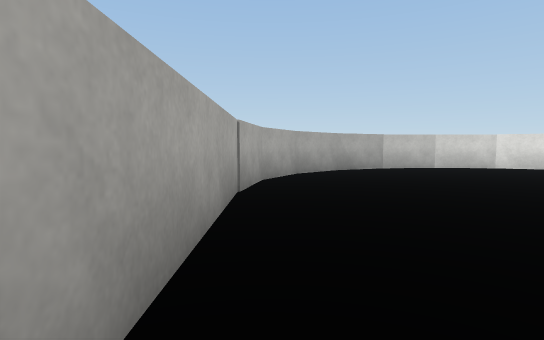
[1] (above)

23 first-person views from a walk through a Unity game level. The camera is 0.62 m above the floor, tilts 4° down and sees 80° across. The floor is counted in squares, 1 m on a side. Each view is taken from the middle of a square. On the plan, view 1 faces up. The plan holds only what a view shows up to about 10 squares ahead; the rest is blank. The place goes on beyond the plan. Surface patterns are stand-ins for the level's own textures.

[2]
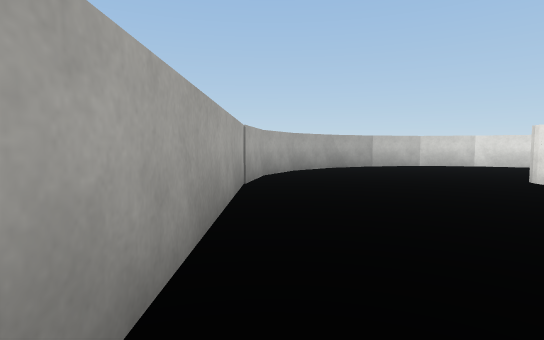

[3]
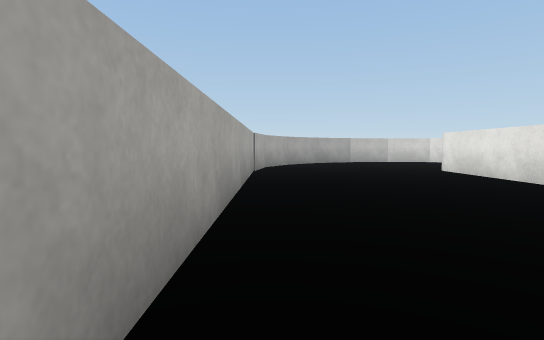

[4]
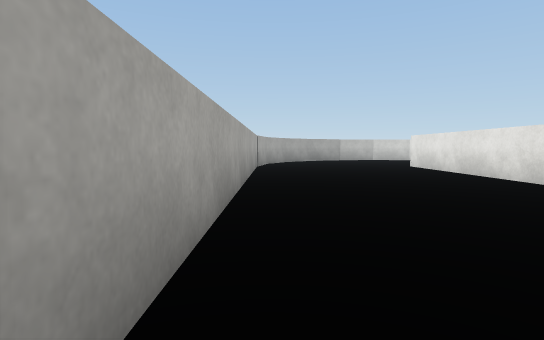

[5]
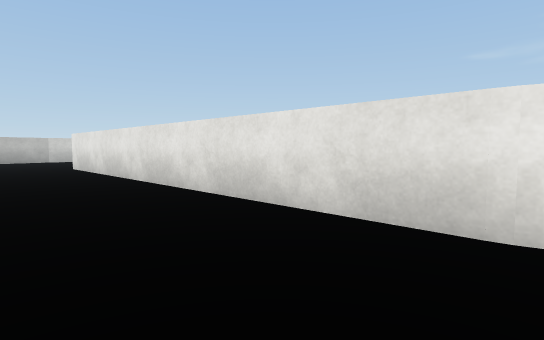

[6]
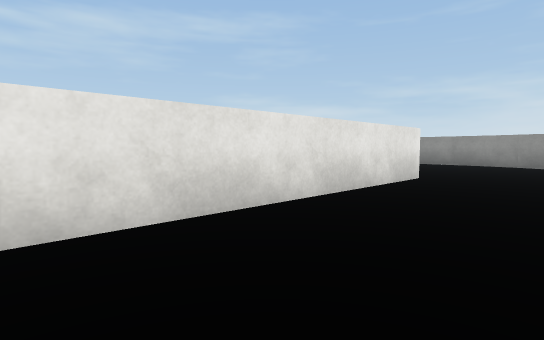

[7]
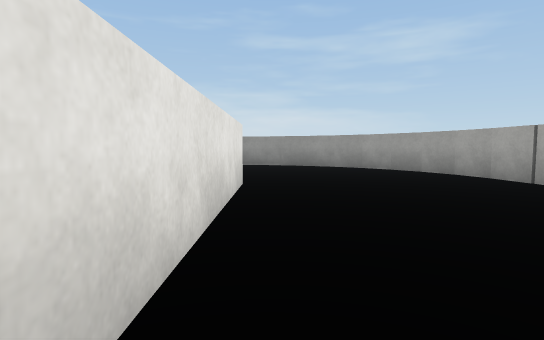

[8]
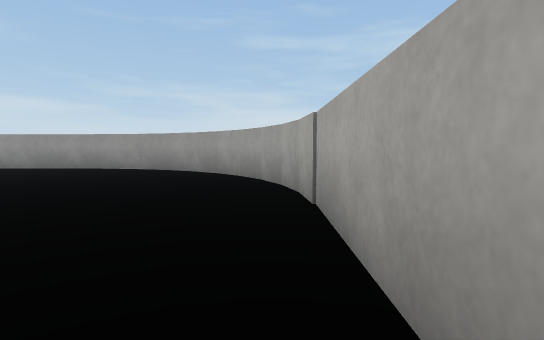

[9]
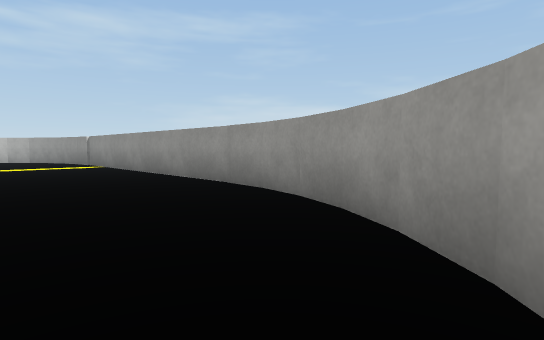

[10]
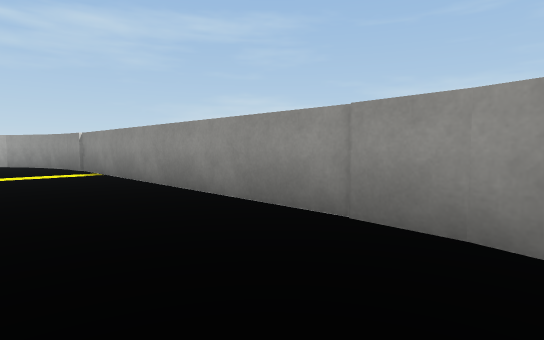

[11]
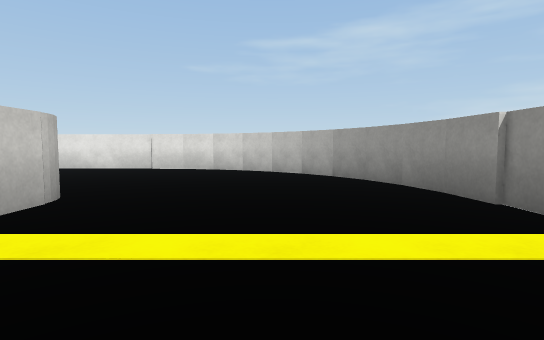

[12]
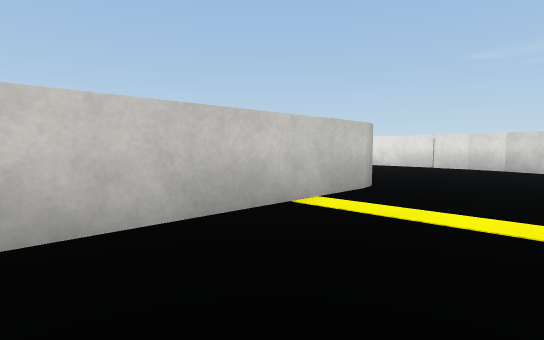

[13]
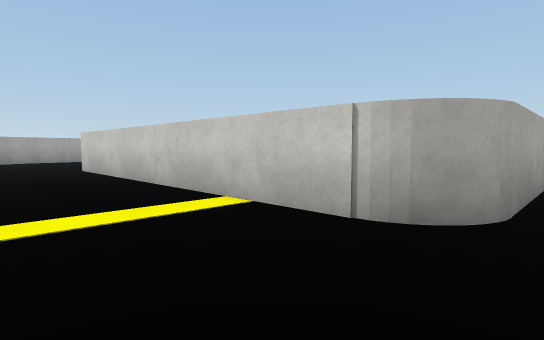

[14]
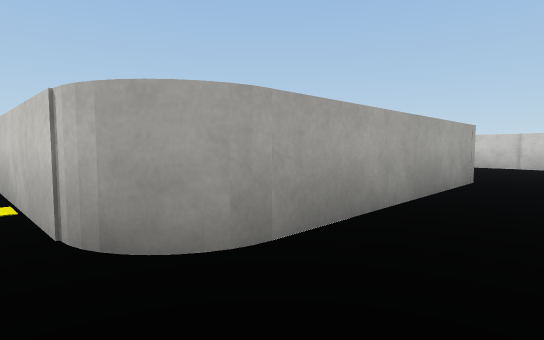

[15]
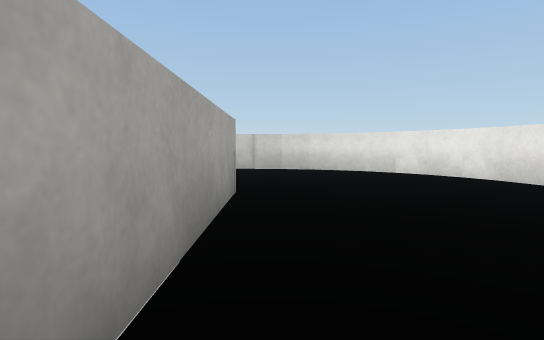

[16]
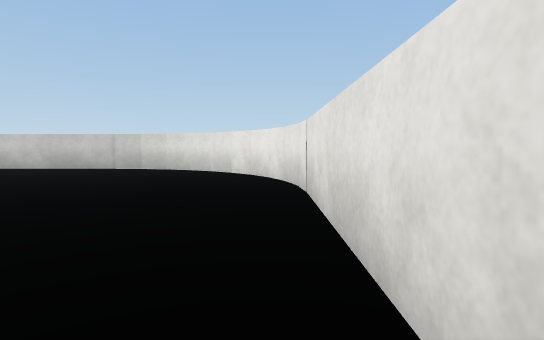

[17]
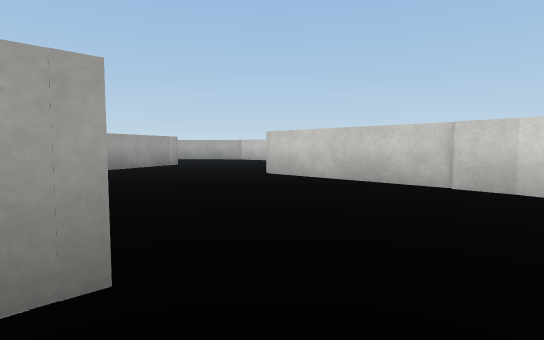

[18]
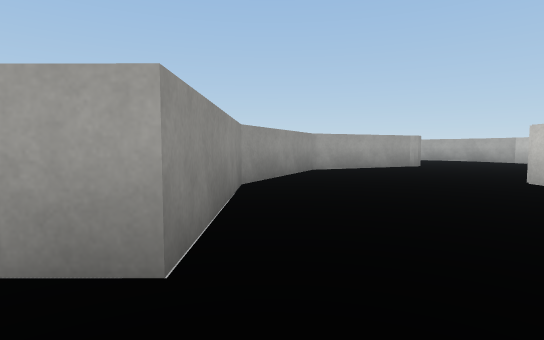

[19]
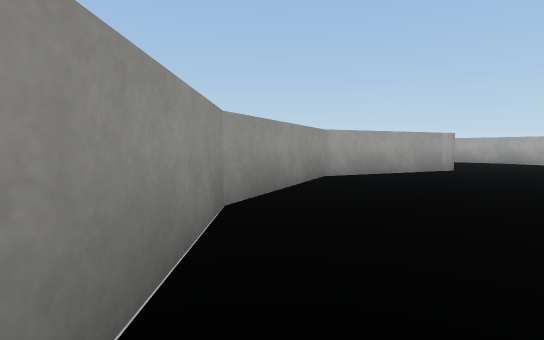

[20]
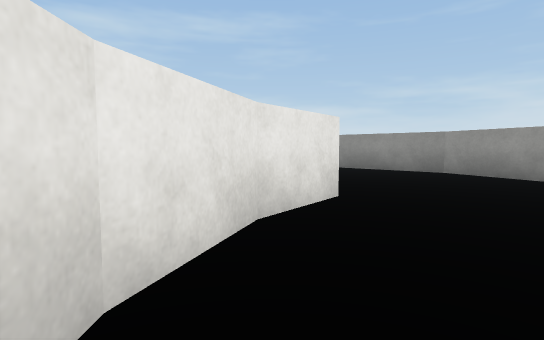

[21]
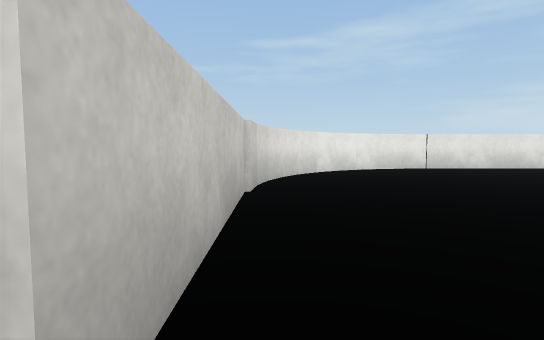

[22]
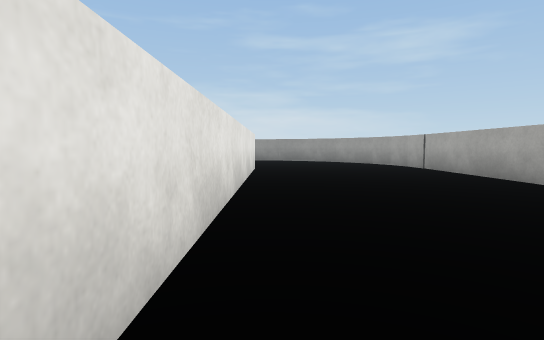

[23]
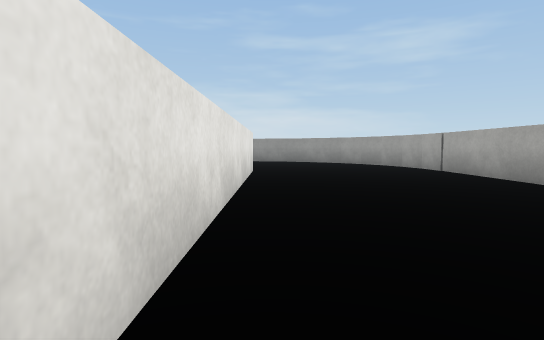

### Floor plan
Points are (right, up) in squares from view 1. A wall is a line through its corners. A room is listed if a view was taken in it or the views show most of it. See-through windows are left out.
Room 1 (views 1, 2, 3, 4, 5, 6, 7, 8, 9, 10, 11, 12, 13, 14, 15, 16, 17, 18, 19, 20, 21, 22, 23)
walls: (5.3, 4.9) (7.1, 1.1) (10.6, -0.5) (14.5, -0.5) (14.5, -5.7); (15.4, 4.4) (10.3, 4.4) (10, 6.1) (9.3, 7.6) (8.9, 8); (16.1, 4.1) (15.2, 4.3); (7.9, 8.9) (6.6, 9.5) (4.9, 9.8) (3.3, 9.5) (1.8, 8.8) (0.6, 7.6) (-0.2, 6.1) (-0.4, 4.5); (4.5, -5.7) (4.5, 4.5); (16.9, 3.7) (16, 4.1); (13.7, -6.5) (5.2, -6.5); (18.1, 2.8) (17.4, 3.4) (16.7, 3.8); (18.6, 2.3) (18, 2.9); (18.9, 1.7) (18.5, 2.4); (-0.5, 4.5) (-0.5, -6.5); (19.3, 0.9) (18.9, 1.8); (19.4, 0.2) (19.2, 1); (-0.4, -6.4) (-0.1, -7.5); (-0.2, -7.3) (0.2, -8.2) (0.7, -9) (1.3, -9.7); (19.5, -6.5) (19.5, 0.3); (19.1, -7.4) (19.3, -6.4); (1.2, -9.7) (2.1, -10.4); (4.5, -11.5) (14.5, -11.5); (2.8, -10.8) (3.7, -11.2); (3.6, -11.2) (4.6, -11.4); (1.9, -10.3) (2.9, -10.9); (14.3, -11.4) (15.4, -11.1); (18.2, -9.1) (18.7, -8.2) (19.1, -7.3); (17.6, -9.7) (18.3, -9); (15.3, -11.2) (16.2, -10.8); (16.1, -10.8) (17, -10.3); (16.9, -10.3) (17.7, -9.7)

Positions as (right, up) in squares from view 1, and headings:
1: (0, 0), facing up
2: (0, -1), facing up
3: (0, -4), facing up
4: (0, -6), facing up
5: (2, -6), facing up-right
6: (2, 1), facing down-right
7: (4, 0), facing down
8: (0, -2), facing down
9: (1, -8), facing down-right
10: (4, -9), facing down-right
11: (10, -9), facing right
12: (9, -9), facing up-right
13: (15, -9), facing up-left
14: (16, -7), facing up-left
15: (15, -5), facing up
16: (19, -5), facing up
17: (16, -1), facing up-left
18: (16, 0), facing left
19: (14, 0), facing left
20: (8, 8), facing down-right
21: (10, 4), facing right
22: (4, 4), facing down
23: (4, 3), facing down
